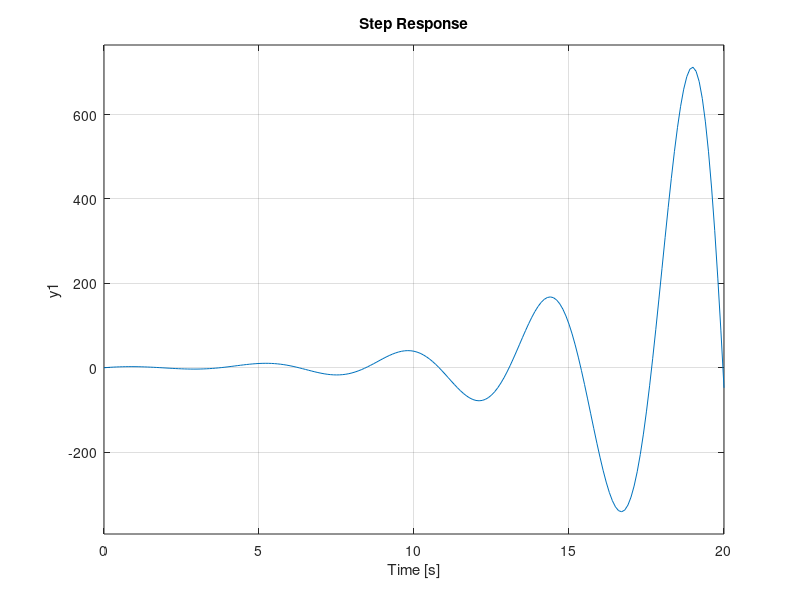

This figure's MATLAB source:
% Clear
clear
clc
close all

%% Plant with Time Delay
% G(s) = (6*s^4 + 5*s^3 + 4*s^2 + 3s + 2) /
% (s^5 + 2*s^4 + 3*s^3 + 4*s^2 + 5s + 1)

a = 6;
b = 5;
c = 4;
d = 3;
e = 2;

f = 1;
g = 2;
h = 3;
i = 4;
j = 5;
k = 1;

G_num = [a b c d e];
G_den = [f g h i j k];
G = tf(G_num,G_den)

% step response
step(G,0:0.1:20)